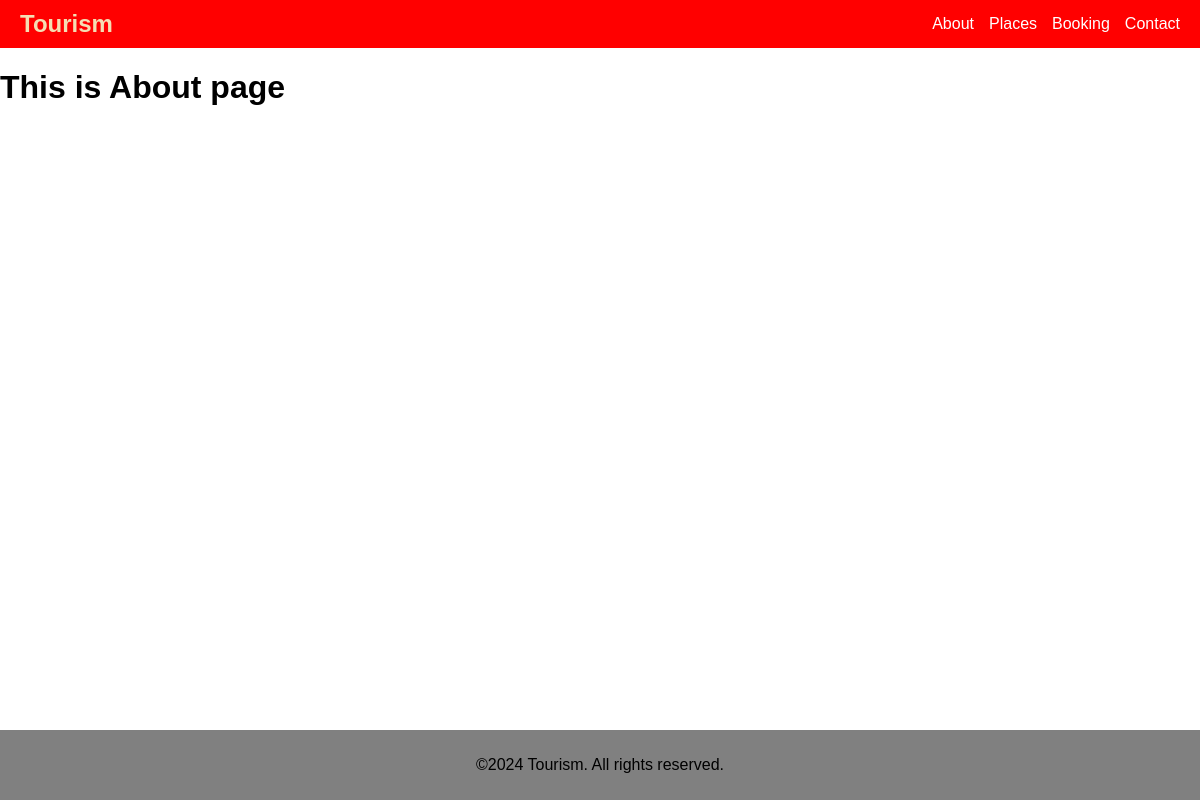
Page /about/ on the earlier database version.
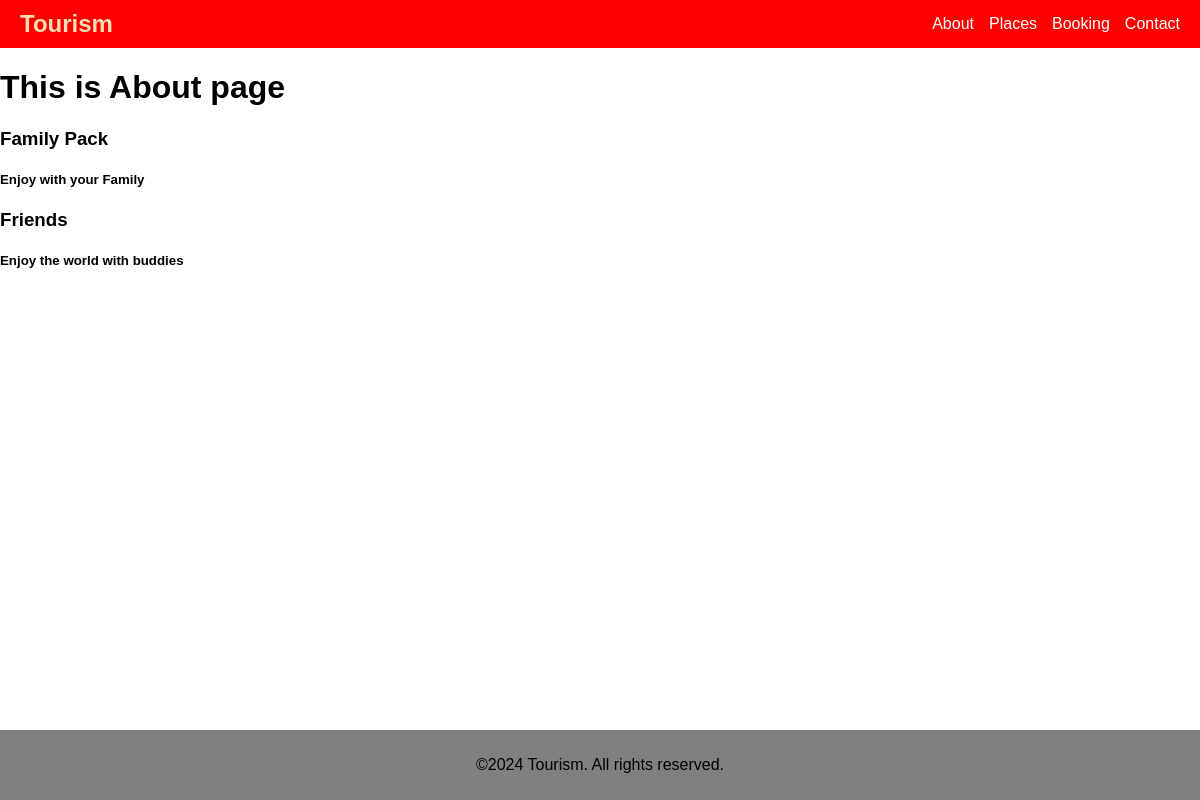
Same page on the later database version.
### home/models.py (models this page shows)
class Categories(models.Model):
    catName = models.CharField(max_length=100)
    catSpec = models.CharField(max_length=250)

### home/views.py (the view)
# urls.py: path('about/',views.about, name="about"),
def about(request):
    dict_cat = {
            'category': Categories.objects.all()
    }
    return render(request,'about.html', dict_cat)

### templates/about.html
{% extends 'base.html' %}
{% block main %}
<h1>This is About page</h1>
{% for c in category %}
	<h3>{{c.catName}}</h3>
	<h5>{{c.catSpec}}</h5>
{% endfor%}
{% endblock main %}

### templates/base.html (shortened to what this page needs)
{% load static %}
<!DOCTYPE html>
<html lang="en">
        <head>
				<link rel="stylesheet" href="{% static '/css/style.css' %}">
				</head>
				<body>
				<header>
				<div class="logo">Tourism</div>
				<nav>
					<a href="{% url 'about' %}">About</a>
					<a href="{% url 'places' %}">Places</a>
					<a href="{% url 'booking' %}">Booking</a>
					<a href="{% url 'contact' %}">Contact</a>
				</nav>
				</header>
				{% block main %}
				{% endblock main %}
				<footer>
				<p>&copy;2024 Tourism. All rights reserved.</p>
				</footer>
				</body>
				</html>

### static/css/style.css (style rules this page uses)
body { font-family:Arial, sans-serif; margin:0; padding:0; }
header { background-color:red; color: wheat; padding: 10px 20px; display: flex; justify-content: space-between; align-items: center; }
header .logo { font-size:24px; font-weight: bold; }
header nav { display:flex; gap:15px; }
header nav a { color:white; text-decoration:none; font-size:16px; }
footer { background-color:grey; text-align:center; padding:10px 0; position : fixed; bottom:0; width:100%; }

Differences in the rows shown:
added Categories: catName "Family Pack", catSpec "Enjoy with your Family"
added Categories: catName "Friends", catSpec "Enjoy the world with buddies"
